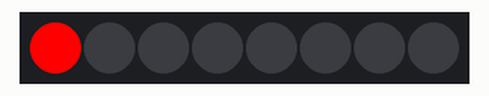
Bench run of a sketch on a simulated Arduino Uno, built with avr-gcc and run on an emulated ATmega328P. Shown: 8 RGB LEDs in strip order, left to right.

Above: at 0.05 s.
At 0.75 s:
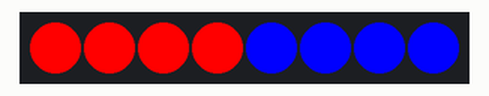
Timing chart, 0 to 40.0 s (numbered marks = the images above):
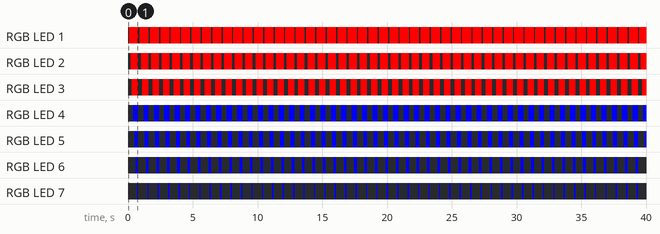

The sketch:

sygnaly_uprzywilejowane_flow.ino
```cpp
#include <Adafruit_NeoPixel.h>

Adafruit_NeoPixel linijka = Adafruit_NeoPixel(8, A0, NEO_GRB + NEO_KHZ800);

void setup() {
  linijka.begin();
  linijka.show();
}

void loop() {
  for(int i = 0; i < 8; i++) {
    if (i < 4) {
      linijka.setPixelColor(i, linijka.Color(255,0 , 0));
    } else {
      linijka.setPixelColor(i, linijka.Color(0, 0, 255));
    }

    linijka.show();
    delay(100);
  }
  linijka.clear();
}
```

Measured:
- by itself, RGB LED 1: alternates RGB(255, 0, 0) for 0.70 s and off for 0.10 s
- by itself, RGB LED 2: alternates RGB(255, 0, 0) for 0.60 s and off for 0.20 s
- by itself, RGB LED 3: alternates RGB(255, 0, 0) for 0.50 s and off for 0.30 s
- by itself, RGB LED 4: alternates RGB(0, 0, 255) for 0.40 s and off for 0.40 s
- by itself, RGB LED 5: alternates RGB(0, 0, 255) for 0.30 s and off for 0.50 s
- by itself, RGB LED 6: alternates RGB(0, 0, 255) for 0.20 s and off for 0.60 s
- by itself, RGB LED 7: alternates RGB(0, 0, 255) for 0.10 s and off for 0.70 s
